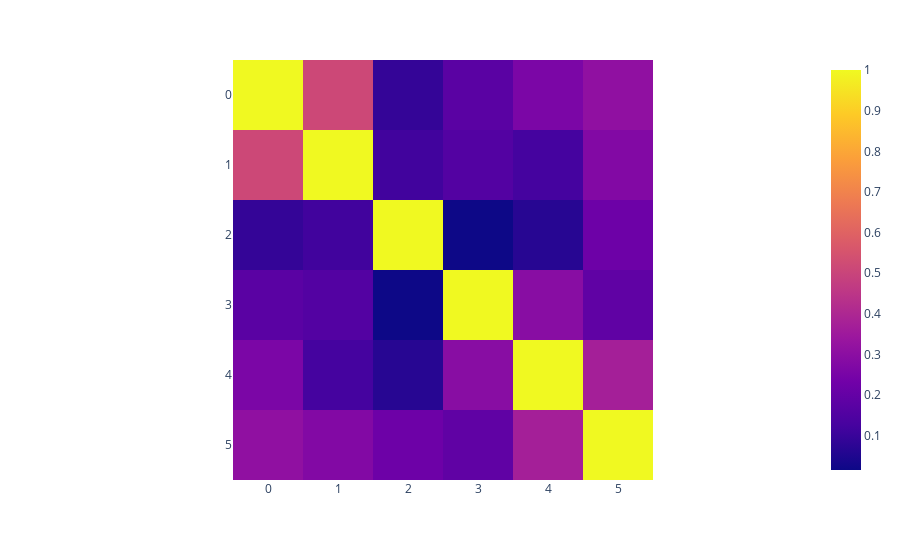

Write notebook code for a chart like this one.
### Code cell
#similarity in the context representation of the model
context_embeddings = ctxt_rep.reshape(n_contexts,100,100,ctxt_rep.shape[-1])[:,0,0].cpu().detach().numpy()
context_similarity = cosine_similarity(context_embeddings)
px.imshow(context_similarity)

### Figure 1 — Plotly figure (JSON) as saved in the notebook; plotly's stock layout.template omitted (floating-point values rounded to 4 significant figures)
{"data": [{"coloraxis": "coloraxis", "hovertemplate": "x: %{x}<br>y: %{y}<br>color: %{z}<extra></extra>", "name": "0", "type": "heatmap", "xaxis": "x", "yaxis": "y", "z": [[1, 0.5123, 0.09034, 0.1753, 0.2577, 0.3116], [0.5123, 1.0, 0.115, 0.1587, 0.1236, 0.2764], [0.09034, 0.115, 1.0, 0.01615, 0.06647, 0.2231], [0.1753, 0.1587, 0.01615, 1, 0.2932, 0.1902], [0.2577, 0.1236, 0.06647, 0.2932, 1.0, 0.3718], [0.3116, 0.2764, 0.2231, 0.1902, 0.3718, 1.0]]}], "layout": {"coloraxis": {"colorscale": [[0, "#0d0887"], [0.1111, "#46039f"], [0.2222, "#7201a8"], [0.3333, "#9c179e"], [0.4444, "#bd3786"], [0.5556, "#d8576b"], [0.6667, "#ed7953"], [0.7778, "#fb9f3a"], [0.8889, "#fdca26"], [1, "#f0f921"]]}, "margin": {"t": 60}, "xaxis": {"anchor": "y", "constrain": "domain", "domain": [0, 1], "scaleanchor": "y"}, "yaxis": {"anchor": "x", "autorange": "reversed", "constrain": "domain", "domain": [0, 1]}}}
